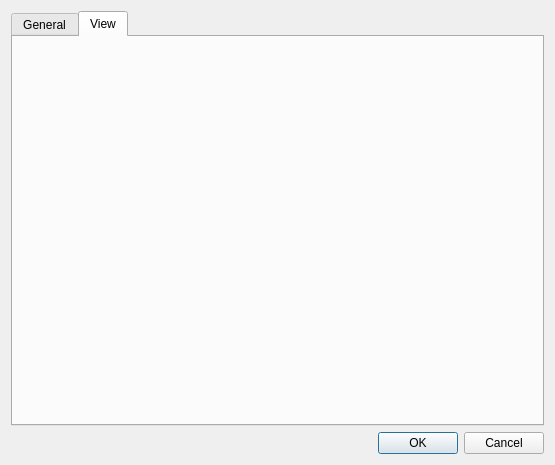
<?xml version="1.0" encoding="UTF-8"?>
<ui version="4.0">
 <class>DialogSystemPreferences</class>
 <widget class="QDialog" name="DialogSystemPreferences">
  <property name="geometry">
   <rect>
    <x>0</x>
    <y>0</y>
    <width>555</width>
    <height>465</height>
   </rect>
  </property>
  <property name="minimumSize">
   <size>
    <width>0</width>
    <height>270</height>
   </size>
  </property>
  <property name="windowTitle">
   <string>System Preferences</string>
  </property>
  <layout class="QVBoxLayout" name="verticalLayout">
   <item>
    <widget class="QTabWidget" name="tabWidget">
     <property name="currentIndex">
      <number>1</number>
     </property>
     <widget class="QWidget" name="tab1">
      <attribute name="title">
       <string>General</string>
      </attribute>
      <layout class="QVBoxLayout" name="verticalLayout_2">
       <item>
        <widget class="QCheckBox" name="checkBox_2">
         <property name="text">
          <string>Start windows maximixed</string>
         </property>
        </widget>
       </item>
       <item>
        <widget class="QGroupBox" name="groupBox">
         <property name="sizePolicy">
          <sizepolicy hsizetype="Preferred" vsizetype="Minimum">
           <horstretch>0</horstretch>
           <verstretch>0</verstretch>
          </sizepolicy>
         </property>
         <property name="minimumSize">
          <size>
           <width>0</width>
           <height>70</height>
          </size>
         </property>
         <property name="title">
          <string>Model file at startup:</string>
         </property>
         <layout class="QHBoxLayout" name="horizontalLayout_2">
          <item>
           <widget class="QRadioButton" name="radioButton_3">
            <property name="text">
             <string>None (closed)</string>
            </property>
           </widget>
          </item>
          <item>
           <widget class="QRadioButton" name="radioButton_2">
            <property name="text">
             <string>New model</string>
            </property>
           </widget>
          </item>
          <item>
           <widget class="QRadioButton" name="radioButton">
            <property name="text">
             <string>Open last used</string>
            </property>
           </widget>
          </item>
         </layout>
        </widget>
       </item>
       <item>
        <widget class="QCheckBox" name="checkBox">
         <property name="text">
          <string>Automatically install plugins</string>
         </property>
        </widget>
       </item>
       <item>
        <layout class="QHBoxLayout" name="horizontalLayout">
         <item>
          <widget class="QLabel" name="label">
           <property name="text">
            <string>Trace Level:</string>
           </property>
          </widget>
         </item>
         <item>
          <widget class="QComboBox" name="comboBox"/>
         </item>
        </layout>
       </item>
      </layout>
     </widget>
     <widget class="QWidget" name="tab2">
      <attribute name="title">
       <string>View</string>
      </attribute>
     </widget>
    </widget>
   </item>
   <item>
    <widget class="QDialogButtonBox" name="buttonBox">
     <property name="orientation">
      <enum>Qt::Orientation::Horizontal</enum>
     </property>
     <property name="standardButtons">
      <set>QDialogButtonBox::StandardButton::Cancel|QDialogButtonBox::StandardButton::Ok</set>
     </property>
    </widget>
   </item>
  </layout>
 </widget>
 <resources/>
 <connections>
  <connection>
   <sender>buttonBox</sender>
   <signal>accepted()</signal>
   <receiver>DialogSystemPreferences</receiver>
   <slot>accept()</slot>
   <hints>
    <hint type="sourcelabel">
     <x>248</x>
     <y>254</y>
    </hint>
    <hint type="destinationlabel">
     <x>157</x>
     <y>274</y>
    </hint>
   </hints>
  </connection>
  <connection>
   <sender>buttonBox</sender>
   <signal>rejected()</signal>
   <receiver>DialogSystemPreferences</receiver>
   <slot>reject()</slot>
   <hints>
    <hint type="sourcelabel">
     <x>316</x>
     <y>260</y>
    </hint>
    <hint type="destinationlabel">
     <x>286</x>
     <y>274</y>
    </hint>
   </hints>
  </connection>
 </connections>
</ui>
